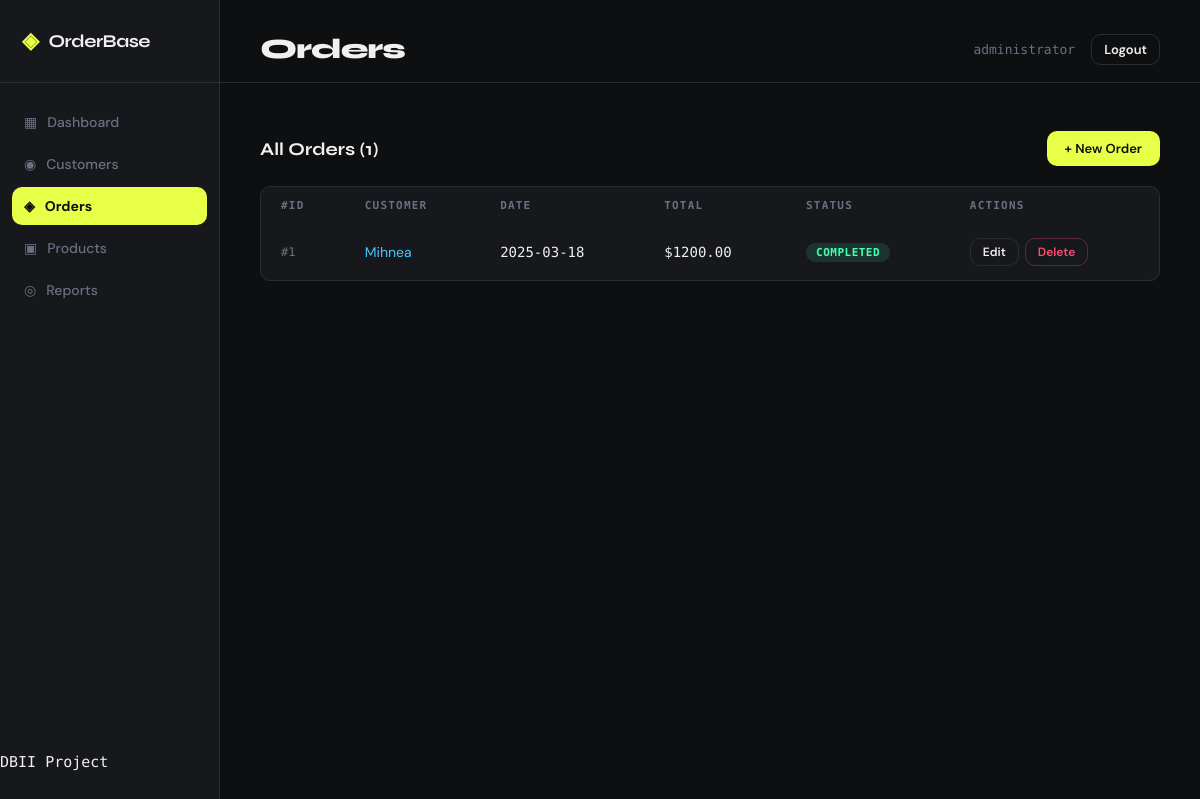
Page /orders (signed in) on the committed database.
### models.py (models this page shows)
class User(db.Model, UserMixin):
    __tablename__ = 'users'
    id       = db.Column(db.Integer, primary_key=True)
    username = db.Column(db.String(80), unique=True, nullable=False)
    email    = db.Column(db.String(120), unique=True, nullable=False)
    password = db.Column(db.String(200), nullable=False)
    role     = db.Column(db.String(20), default='user')
    def is_admin(self):
        return self.role == 'admin'

class Order(db.Model):
    __tablename__ = 'orders'
    id          = db.Column(db.Integer, primary_key=True)
    customer_id = db.Column(db.Integer, db.ForeignKey('customers.id'), nullable=False)
    date        = db.Column(db.Date, nullable=False)
    total_price = db.Column(db.Float, nullable=False)
    status      = db.Column(db.String(50), default='pending')
    items       = db.relationship('OrderItem', backref='order', lazy=True, cascade='all, delete-orphan')

class Customer(db.Model):
    __tablename__ = 'customers'
    id    = db.Column(db.Integer, primary_key=True)
    name  = db.Column(db.String(100), nullable=False)
    email = db.Column(db.String(120), unique=True, nullable=False)
    phone = db.Column(db.String(20))
    orders = db.relationship('Order', backref='customer', lazy=True, cascade='all, delete-orphan')

### app.py (the view)
@app.route('/orders')
@login_required
def orders():
    all_orders = Order.query.order_by(Order.id.desc()).all()
    return render_template('orders.html', orders=all_orders)

### app.py (called while the page is built)
@login_manager.user_loader
def load_user(user_id):
    return User.query.get(int(user_id))

### templates/orders.html
{% extends 'base.html' %} {% block title %}Orders — OrderBase{% endblock %} {%
block page_title %}Orders{% endblock %} {% block content %}
<div class="section-header">
  <span class="section-title">All Orders ({{ orders|length }})</span>
  {% if current_user.is_authenticated and current_user.is_admin() %}
  <a href="{{ url_for('new_order') }}" class="btn btn-primary">+ New Order</a>
  {% endif %}
</div>
<div class="table-card">
  <table>
    <thead>
      <tr>
        <th>#ID</th>
        <th>Customer</th>
        <th>Date</th>
        <th>Total</th>
        <th>Status</th>
        <th>Actions</th>
      </tr>
    </thead>
    <tbody>
      {% for order in orders %}
      <tr>
        <td class="customer-id">#{{ order.id }}</td>
        <td>
          <a href="{{ url_for('customer_detail', id=order.customer.id) }}">
            {{ order.customer.name }}
          </a>
        </td>
        <td class="mono">{{ order.date }}</td>
        <td class="price">${{ "%.2f"|format(order.total_price) }}</td>
        <td>
          <span class="badge badge-{{ order.status }}">{{ order.status }}</span>
        </td>
        <td>
          {% if current_user.is_authenticated and current_user.is_admin() %}
          <div class="actions">
            <a
              href="{{ url_for('edit_order', id=order.id) }}"
              class="btn btn-ghost btn-sm"
              >Edit</a
            >
            <form
              action="{{ url_for('delete_order', id=order.id) }}"
              method="POST"
              onsubmit="return confirm('Delete order #{{ order.id }}?')">
              <button type="submit" class="btn btn-danger btn-sm">
                Delete
              </button>
            </form>
          </div>
          {% else %}
          <span class="muted">View only</span>
          {% endif %}
        </td>
      </tr>
      {% else %}
      <tr class="empty-row">
        <td colspan="6">No orders yet. Add one!</td>
      </tr>
      {% endfor %}
    </tbody>
  </table>
</div>
{% endblock %}

### templates/base.html (shortened to what this page needs)
<!doctype html>
<html lang="en">
  <head>
    <link
      rel="stylesheet"
      href="{{ url_for('static', filename='style.css') }}" />
  </head>
  <body>
    <div class="layout">
      <aside class="sidebar">
        <div class="brand">
          <span class="brand-icon">◈</span>
          <span class="brand-name">OrderBase</span>
        </div>
        <nav class="nav">
          <a
            href="{{ url_for('index') }}"
            class="nav-item {% if request.endpoint == 'index' %}active{% endif %}">
            <span class="nav-icon">▦</span> Dashboard
          </a>
          <a
            href="{{ url_for('customers') }}"
            class="nav-item {% if 'customer' in request.endpoint %}active{% endif %}">
            <span class="nav-icon">◉</span> Customers
          </a>
          <a
            href="{{ url_for('orders') }}"
            class="nav-item {% if request.endpoint in ['orders', 'new_order', 'edit_order', 'delete_order'] %}active{% endif %}">
            <span class="nav-icon">◈</span> Orders
          </a>
          {% if current_user.is_authenticated and current_user.is_admin() %}
          <a
            href="{{ url_for('products') }}"
            class="nav-item {% if 'product' in request.endpoint %}active{% endif %}">
            <span class="nav-icon">▣</span> Products
          </a>
          <a
            href="{{ url_for('reports') }}"
            class="nav-item {% if request.endpoint == 'reports' %}active{% endif %}">
            <span class="nav-icon">◎</span> Reports
          </a>
          {% endif %}
        </nav>
        <div class="sidebar-footer">
          <span class="mono">DBII Project</span>
        </div>
      </aside>
      <main class="main">
        <div class="topbar">
          <h1 class="page-title">
            {% block page_title %}Dashboard{% endblock %}
          </h1>
          <div class="topbar-user">
            {% if current_user.is_authenticated %}
            <span class="user-email">{{ current_user.username }}</span>
            <form
              method="POST"
              action="{{ url_for('logout') }}"
              style="display: inline">
              <button type="submit" class="btn btn-ghost btn-small">
                Logout
              </button>
            </form>
            {% else %}
            <a href="{{ url_for('login') }}" class="btn btn-ghost btn-small"
              >Login</a
            >
            {% endif %}
          </div>
        </div>
        <div class="content">{% block content %}{% endblock %}</div>
      </main>
    </div>
  </body>
</html>

### static/style.css (style rules this page uses)
*, *::before, *::after { box-sizing: border-box; margin: 0; padding: 0; }
:root { --bg: #0e0f11; --surface: #16181c; --surface2: #1e2128; --border: #2a2d35; --accent: #e8ff47; --accent2: #47c8ff; --danger: #ff4d6d; --success: #47ffb2; --info: #47c8ff; --text: #f0f0f0; --muted: #6b7080; --sidebar-w: 220px; --radius: 10px; --font-head: "Syne", sans-serif; --font-body: "DM Sans", sans-serif; --font-mono: "DM Mono", monospace; }
body { background: var(--bg); color: var(--text); font-family: var(--font-body); font-size: 15px; min-height: 100vh; }
.layout { display: flex; min-height: 100vh; }
.sidebar { width: var(--sidebar-w); background: var(--surface); border-right: 1px solid var(--border); display: flex; flex-direction: column; padding: 28px 0; position: fixed; top: 0; left: 0; bottom: 0; }
.brand { display: flex; align-items: center; gap: 10px; padding: 0 22px 28px; border-bottom: 1px solid var(--border); font-family: var(--font-head); font-weight: 700; font-size: 18px; letter-spacing: -0.5px; }
.brand-icon { color: var(--accent); font-size: 22px; }
.nav { padding: 20px 12px; display: flex; flex-direction: column; gap: 4px; flex: 1; }
.nav-item { display: flex; align-items: center; gap: 10px; padding: 10px 12px; border-radius: var(--radius); color: var(--muted); text-decoration: none; font-weight: 500; font-size: 14px; transition: all 0.15s; }
.nav-item.active { background: var(--accent); color: #0e0f11; font-weight: 700; }
.nav-item.active .nav-icon { color: #0e0f11; }
.main { margin-left: var(--sidebar-w); flex: 1; display: flex; flex-direction: column; min-height: 100vh; }
.topbar { padding: 32px 40px 16px; display: flex; justify-content: space-between; align-items: center; gap: 20px; border-bottom: 1px solid var(--border); margin-bottom: 20px; }
.page-title { font-family: var(--font-head); font-weight: 800; font-size: 28px; letter-spacing: -1px; flex: 1; }
.content { padding: 28px 40px 48px; }
.table-card { background: var(--surface); border: 1px solid var(--border); border-radius: var(--radius); overflow: hidden; }
table { width: 100%; border-collapse: collapse; }
th { padding: 12px 20px; text-align: left; font-size: 11px; font-weight: 600; letter-spacing: 1.2px; text-transform: uppercase; color: var(--muted); font-family: var(--font-mono); }
td { padding: 14px 20px; font-size: 14px; border-bottom: 1px solid var(--border); }
tbody tr:last-child td { border-bottom: none; }
.badge { display: inline-block; padding: 3px 10px; border-radius: 20px; font-size: 11px; font-weight: 600; font-family: var(--font-mono); letter-spacing: 0.5px; text-transform: uppercase; }
.badge-completed { background: rgba(71, 255, 178, 0.12); color: var(--success); }
.btn { display: inline-flex; align-items: center; gap: 6px; padding: 9px 18px; border-radius: var(--radius); font-size: 13px; font-weight: 600; cursor: pointer; border: none; text-decoration: none; transition: all 0.15s; font-family: var(--font-body); }
.btn-primary { background: var(--accent); color: #0e0f11; }
.btn-ghost { background: transparent; color: var(--text); border: 1px solid var(--border); }
.btn-danger { background: transparent; color: var(--danger); border: 1px solid rgba(255, 77, 109, 0.3); }
.btn-sm { padding: 5px 12px; font-size: 12px; }
.actions { display: flex; gap: 6px; align-items: center; }
.section-header { display: flex; justify-content: space-between; align-items: center; margin-bottom: 20px; }
.section-title { font-family: var(--font-head); font-size: 18px; font-weight: 700; }
.customer-id { font-family: var(--font-mono); font-size: 12px; color: var(--muted); }
.price { font-family: var(--font-mono); font-weight: 500; }
.mono { font-family: var(--font-mono); }
a { color: var(--accent2); text-decoration: none; }
.topbar-user { display: flex; align-items: center; gap: 16px; white-space: nowrap; }
.user-email { font-size: 13px; color: var(--muted); font-family: var(--font-mono); }
.btn-small { padding: 6px 12px; font-size: 13px; }

### rows in the picture
User: username "administrator"
Order: id "1", customer.name "Mihnea", date "2025-03-18", total_price "1200.00", status "COMPLETED"

### other values in the picture
{{ orders|length }} "1"
